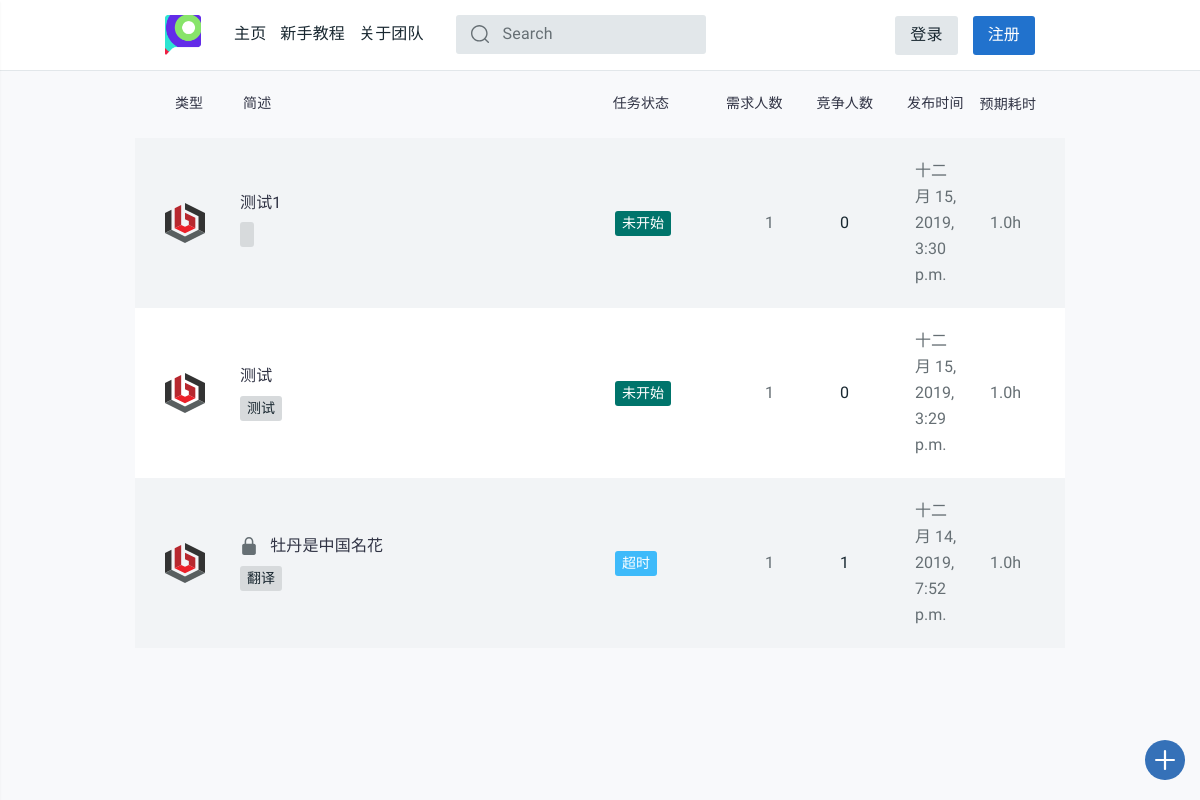
The page / on the database its author committed.
### task_platform/models.py (models this page shows, shortened)
class Task(models.Model):
    state = (('未开始', 'waitting'), ('进行中', 'processing'), ('中止', 'abort'),
             ('撤销', 'revoke'), ('超时', 'timeout'), ('完成', 'completed'))
    publisher = models.CharField(max_length=128)
    pub_time = models.DateTimeField(auto_now_add=True)
    begin_time = models.DateTimeField(null=True, blank=True)
    end_time = models.DateTimeField(null=True, blank=True)
    people_needed = models.IntegerField(default=1)
    people_now = models.IntegerField(default=0)
    expected_time_consuming = models.DecimalField(
        max_digits=12, decimal_places=1, default=0.0)
    task_description = models.CharField(max_length=50, default="None")
    task_detail = RichTextUploadingField(default='None')
    task_state = models.CharField(max_length=32, choices=state, default='未开始')
    task_class = models.CharField(max_length=48, default='赏金模式')
    class Meta:
        ordering = ['pub_time']
        verbose_name = '任务'
        verbose_name_plural = '任务'

class Task_tags(models.Model):
    sig_tag = models.CharField(max_length=20, default="None")
    task_id = models.IntegerField(default="0")
    def __str__(self):
        return self.sig_tag
    class Meta:
        verbose_name = "任务标签"
        verbose_name_plural = "任务标签"

### task_platform/views.py (the view, shortened to what this page needs)
# urls.py: path('', views.index, name='index'),
def index(request):
    username = request.session.get('user_name', None)
    tag_list = []
    notice_room = '/login/'
    notice_num = 0
    finder = {
        '未开始': '9', '进行中': '2',
        '中止': '3', '撤销': '3',
        '超时': '3', '完成': '4'
    }
    latest_task_list = Task.objects.order_by('-pub_time')
    for task in latest_task_list:
        color = 'tt-color0{} tt-badge'.format(finder[task.task_state])
        tag_list.append(
            (task, color,
             Task_tags.objects.filter(task_id=task.id).order_by('sig_tag')))
    return render(request, 'task_platform/index.html', locals())

### task_platform/templates/task_platform/index.html (shortened to what this page needs)
{% extends 'task_platform/base.html' %}
{% load staticfiles %}
{% block content %}
<main id="tt-pageContent" class="tt-offset-small">
  <div class="container">
    <div class="tt-topic-list">
      <div class="tt-list-header">
        <div class="tt-col-value" style="width: 17%;"><center>类型</center></div>
        <div class="tt-col-category" style="width: 90%">简述</div>
        <div class="tt-col-category" style="width: 30%;padding-left:5.5%">任务状态</div>
        <div class="tt-col-value hide-mobile" style="width: 20%;padding-left:2%">需求人数</div>
        <div class="tt-col-value hide-mobile" style="width: 20%;padding-left:2%">竞争人数</div>
        <div class="tt-col-value hide-mobile" style="width: 20%;padding-left:2%">发布时间</div>
        <div class="tt-col-value" style="width: 20%;padding:0%">预期耗时</div>
      </div>
      {% if tag_list %}
      {% for task, color, tags in tag_list %}
      <div class="tt-item">
        <div class="tt-col-avatar">
          {% if task.task_class == "赏金模式" %}
          <svg class="tt-icon">
            <use xlink:href="#bounty"></use>
          </svg>
          {% else %}
          <svg class="tt-icon">
            <use xlink:href="#hunter"></use>
          </svg>
          {% endif %}
        </div>
        <div class="tt-col-description">
          <h6 class="tt-title"><a href="{% url 'detail' task.id %}">
              {% if task.task_state == "完成" %}
                <svg class="tt-icon">
                  <use xlink:href="#icon-verified"></use>
                </svg>
              {% elif task.task_state == "中止" or task.task_state == "撤销" or task.task_state == "超时" %}
                <svg class="tt-icon">
                  <use xlink:href="#icon-locked"></use>
                </svg>
              {% endif %}
              {{ task.task_description }}
                        </a></h6>
          <div class="row align-items-center no-gutters">
            <div class="col-11">
              <ul class="tt-list-badge">
                {% for tag in tags %}
                <li><a><span class="tt-badge">{{ tag }}</span></a></li>
                {% endfor%}
              </ul>
            </div>
            </div>
          </div>
          <div class="tt-col-category"><span class="{{ color }}">{{ task.task_state }}</span></div>
          <div class="tt-col-value hide-mobile">{{ task.people_needed }}</div>
            <div class="tt-col-value tt-color-select hide-mobile">{{ task.people_now }}</div>
              <div class="tt-col-value hide-mobile">{{ task.pub_time }}</div>
                <div class="tt-col-value hide-mobile"> {{ task.expected_time_consuming }}h </div>
                </div>
                {% endfor %}
                {% endif %}
              </div>
            </div>
</main>
{% endblock %}

### rows shown on the page
Task: task_class "赏金模式" (drawn), task_description "测试1", task_state "未开始", people_needed "1", people_now "0", pub_time "十二月 15, 2019, 3:30 p.m.", expected_time_consuming "1.0"
Task: task_class "赏金模式" (drawn), task_description "测试", task_state "未开始", people_needed "1", people_now "0", pub_time "十二月 15, 2019, 3:29 p.m.", expected_time_consuming "1.0"
Task_tags: sig_tag "测试"
Task: task_class "赏金模式" (drawn), task_description "牡丹是中国名花", task_state "超时", people_needed "1", people_now "1", pub_time "十二月 14, 2019, 7:52 p.m.", expected_time_consuming "1.0"
Task_tags: sig_tag "翻译"
